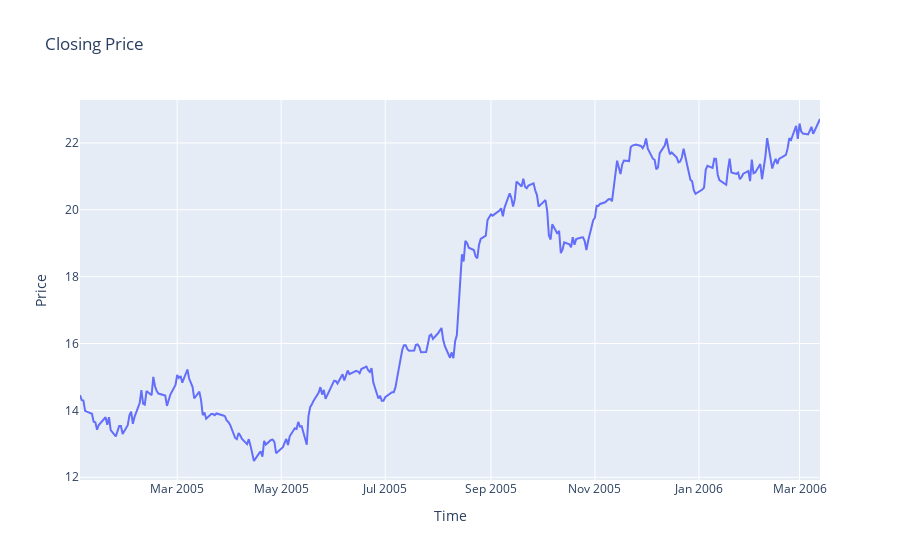

Here is the notebook cell this chart was saved with:
### Code cell
fig = go.Figure(data=go.Scatter(x=dfA1daybyday["Date"], y=dfA1daybyday["Closing Price"], mode='lines'))

## get the day by day data for a particular stock
fig.update_layout(
    title='Closing Price',
    xaxis=dict(title='Time'),
    yaxis=dict(title='Price')
)

# Show the plot
fig.show()

### Figure 1 — Plotly figure (JSON) as saved in the notebook; plotly's stock layout.template omitted (floating-point values rounded to 4 significant figures; data arrays with more than 128 entries replaced by an {"elided": "..."} marker saying what was removed)
{"data": [{"mode": "lines", "type": "scatter", "x": {"elided": "300 str values"}, "y": {"elided": "300 float values"}}], "layout": {"title": {"text": "Closing Price"}, "xaxis": {"title": {"text": "Time"}}, "yaxis": {"title": {"text": "Price"}}}}
